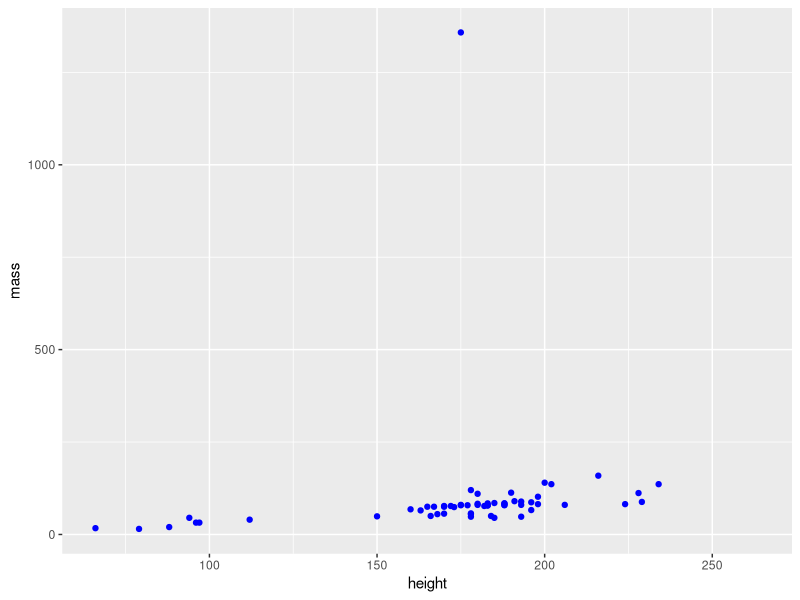
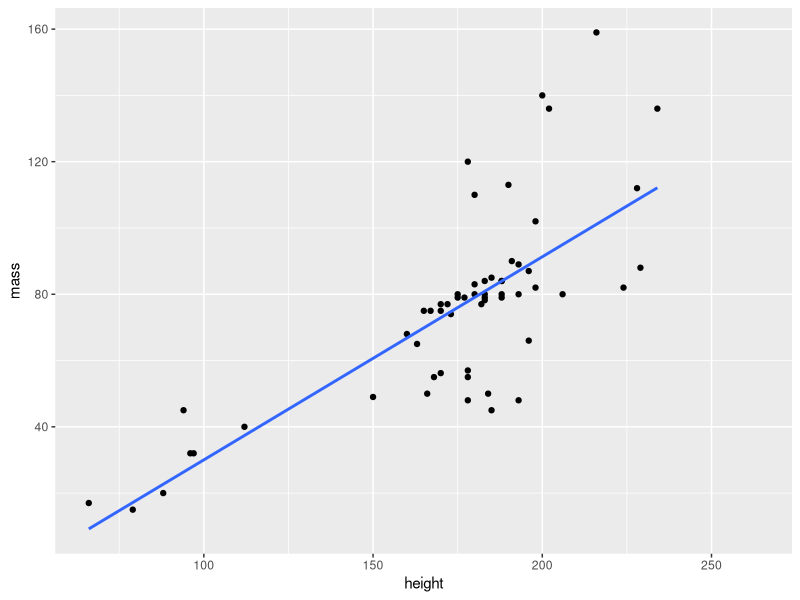
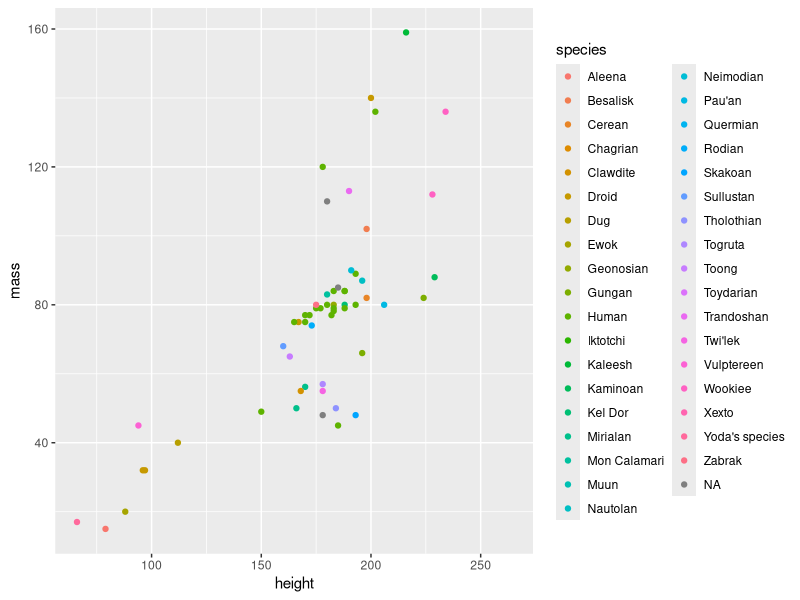
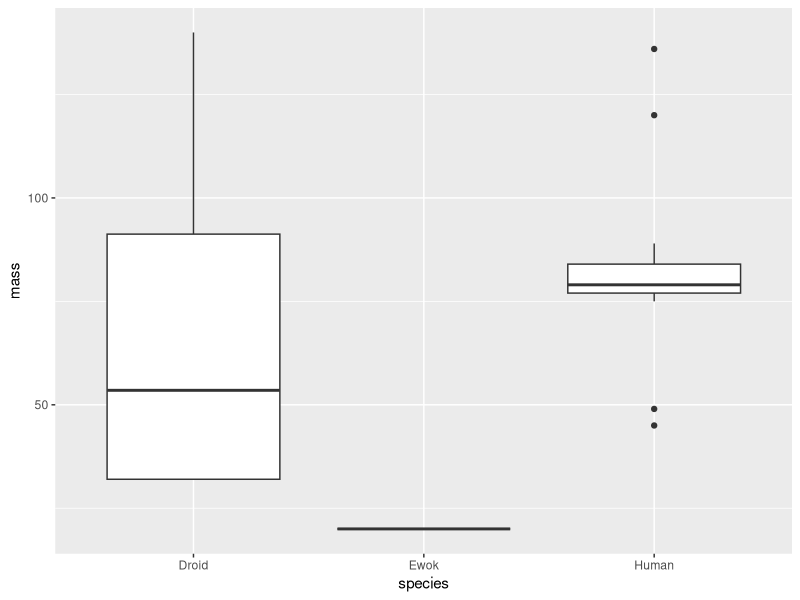
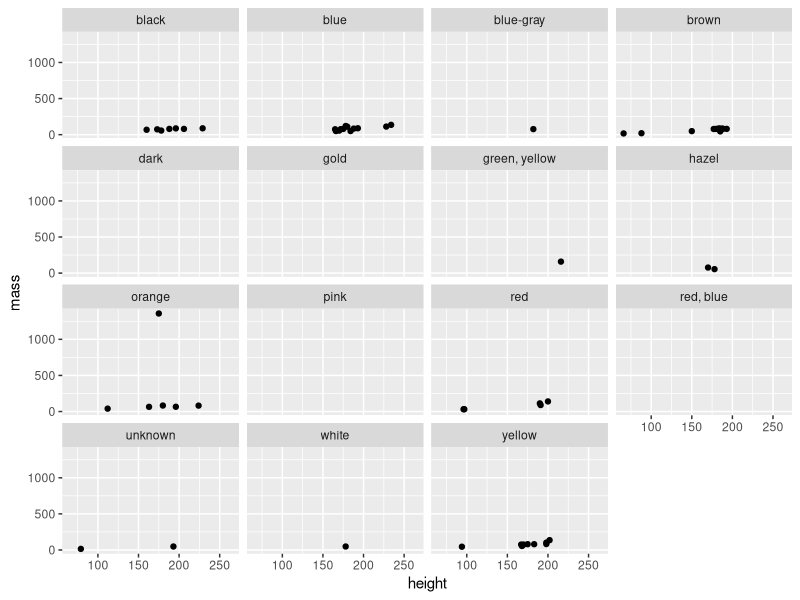
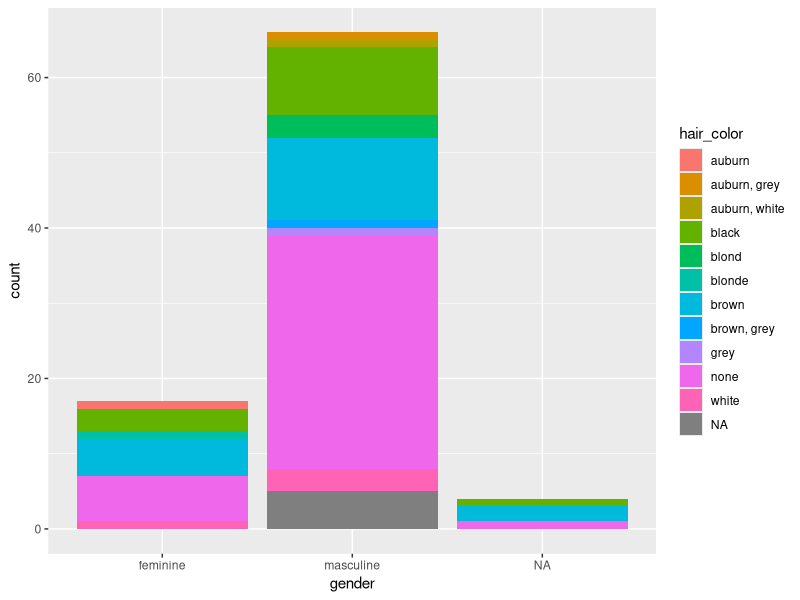
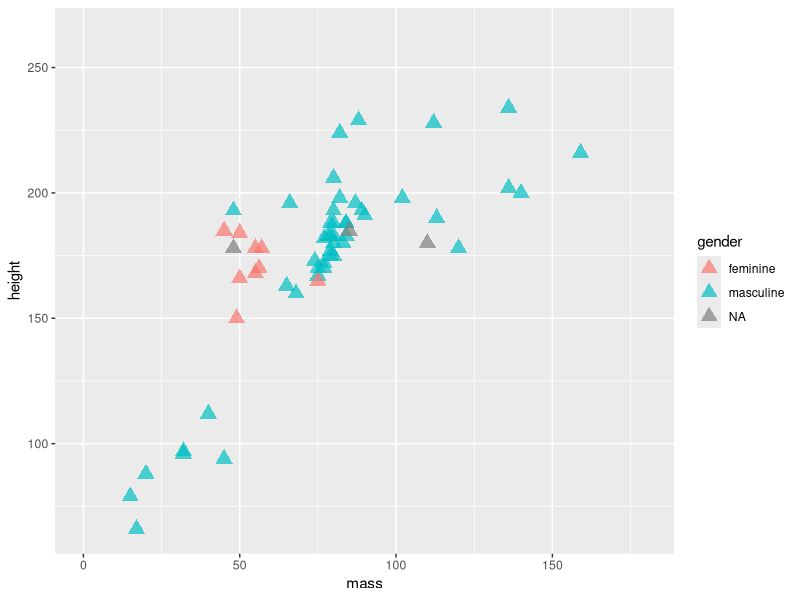
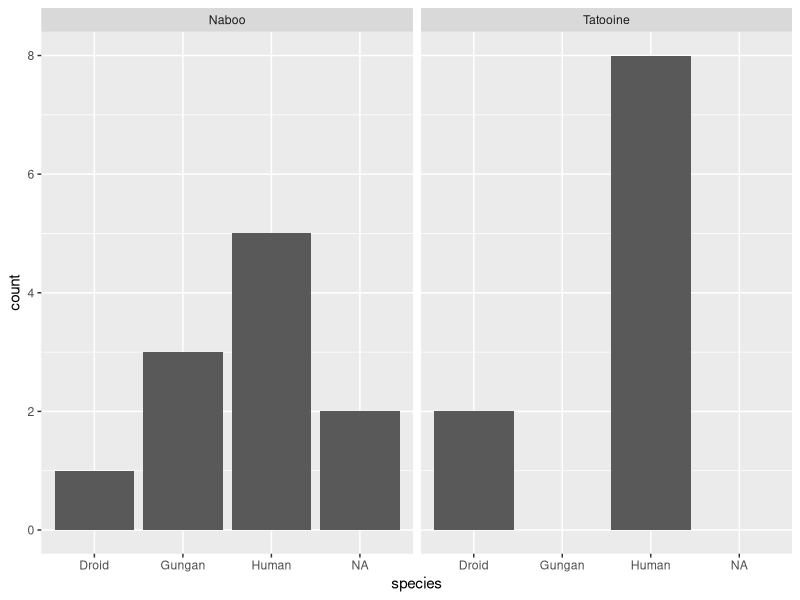

Here is the R script that generated these plots, in order:
## ---- chunk 1
library(ggplot2)
library(tidyverse)
library(ggridges)
library(readr)
library(forcats)
library(ggrepel)
library(dplyr)
library(tidyr)


## ---- chunk 2
data=starwars
ggplot(data= starwars, mapping= aes(x=height , y= mass)) + geom_point(colour= "blue")

## ---- chunk 3
starwarss <- filter(starwars, name != "Jabba Desilijic Tiure")
## ---- chunk 4
ggplot(starwarss, aes(height,mass)) +geom_point(colour="black") +geom_smooth(method=lm, se= FALSE)
## ---- chunk 5
ggplot(starwarss, aes(height, mass, colour=species)) + geom_point()
## ---- chunk 6
lib<- starwars %>% subset(species == "Human" | species == "Droid" | species == "Ewok") 
## ---- chunk 7
ggplot (lib, aes(species,mass)) + geom_boxplot()
## ---- chunk 8
ggplot(data=starwars, mapping= aes(x=height, y=mass)) + geom_point() + facet_wrap(~eye_color)
## ---- chunk 9
ggplot(data = starwars, mapping = aes(x=gender, fill = hair_color)) + geom_bar()
## ---- chunk 10
ggplot(data=starwarss) + geom_point(mapping = aes(x=mass, y= height, colour= gender), alpha= 0.7, shape= 17 , size =4) + coord_cartesian(xlim=c(0,180))
## ---- chunk 11
starwars %>% filter (height <100)
## ---- chunk 12
starwars %>% filter(eye_color == "red") %>% select(name)
## ---- chunk 13
starwars %>%
  mutate(height_plus_mass = height + mass) %>%
  select(name, height, mass, height_plus_mass)
## ---- chunk 14
starwars %>%
  filter(homeworld %in% c("Naboo", "Tatooine")) %>%
  ggplot(aes(species)) +
  geom_bar() +
  facet_grid(. ~ homeworld)
## ---- chunk 15
data=USArrests
## ---- chunk 16
data("USArrests")
crimes <- data.frame(state=tolower(rownames(USArrests)), USArrests)
## ---- chunk 17
stateee <- ggplot(crimes, aes(map_id=state, fill=Murder))
stateee
## ---- chunk 18
stateee <- stateee + geom_map(map=map_data("state"))
stateee
## ---- chunk 19
stateee <- stateee + expand_limits(x=map_data("state")$long, y=map_data("state")$lat)
stateee
## ---- chunk 20
birthwt <- as_tibble(MASS::birthwt)
birthwt <- birthwt %>%
  rename(birthwt.below.2500 = low, 
         mother.age = age,
         mother.weight = lwt,
         mother.smokes = smoke,
         previous.prem.labor = ptl,
         hypertension = ht,
         uterine.irr = ui,
         physician.visits = ftv,
         birthwt.grams = bwt)

birthwt <- birthwt %>%
  mutate(race = recode_factor(race, `1` = "white", `2` = "black", `3` = "other")) %>%
  mutate_at(c("mother.smokes", "hypertension", "uterine.irr", "birthwt.below.2500"),
            ~ recode_factor(.x, `0` = "no", `1` = "yes"))
## ---- chunk 21
bwt.summary <- birthwt %>%
  group_by(race, mother.smokes) %>%
  summarize(mean.birthwt = round(mean(birthwt.grams), 0))

bwt.summary
## ---- chunk 22
p.bwt <- ggplot(data = bwt.summary, 
                aes(y = mean.birthwt, x = race, fill = mother.smokes))

# Pick colors for the bars
bwt.colors <- c("#009E73", "#999999")

# Display barchart
p.bwt + geom_bar(stat = "identity", position = "dodge") +
  ylab("Average birthweight") + 
  xlab("Mother's race") +
  guides(fill = guide_legend(title = "Mother's smoking status")) + 
  scale_fill_manual(values=bwt.colors)

## ---- chunk 23
base.plot <- ggplot(birthwt, aes(x = mother.age)) +
  xlab("Mother's age") 
base.plot + geom_histogram()
## ---- chunk 24
base.plot + geom_histogram(aes(fill = race))

## ---- chunk 25
base.plot + geom_density(aes(fill = race), alpha = 0.5)

## ---- chunk 26
ggplot(birthwt, aes(x=mother.age, y=birthwt.grams, shape=mother.smokes, color=mother.smokes)) + 
  geom_point() + # Adds points (scatterplot)
  geom_smooth(method = "lm") + 
  ylab("Birth Weight (grams)") +
  xlab("Mother's Age (years)") +
  ggtitle("Birth Weight in relation to Mother's Age")
